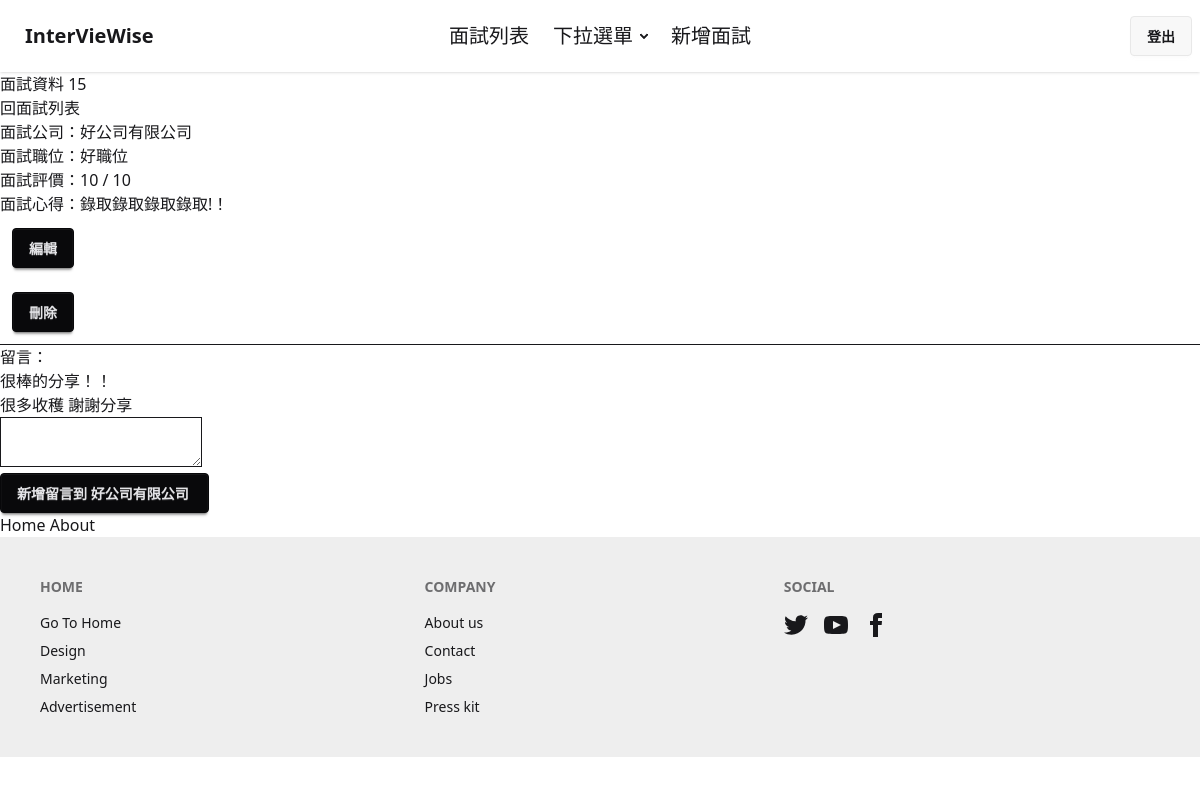
Screenshot of /interviews/15 (signed in) with the database file from the repository.
### interviews/models.py (models this page shows)
class Interview(models.Model):   # 新增一個類別 Interview  ， 繼承了 models.Model 這個類別
    company_name =  models.CharField(max_length=100,null=False)  # 預設值 就是null=False
    position =  models.CharField(max_length=50)
    interview_date = models.DateField(null=True)  #null = True 代表：  這個非必填
    review = models.TextField()
    rating = models.PositiveSmallIntegerField(default=5)
    result = models.CharField(max_length=50,null=True)
    user = models.ForeignKey(User,on_delete=models.CASCADE)

class Comment(models.Model):
    content = models.TextField()
    interview = models.ForeignKey(Interview,on_delete=models.SET_NULL , null=True)
    created_at = models.DateTimeField(auto_now_add=True)
    user = models.ForeignKey(User,on_delete=models.CASCADE)

### interviews/views.py (the view)
# urls.py: path("<id>",views.show,name="show"),
@login_required
def show(request,id):
    interview = get_object_or_404(Interview,pk=id)
    if request.POST :
        form = InterviewForm(request.POST,instance=interview)
        form.save()
        return  redirect("interviews:show",interview.id)
        company_name = request.POST["company_name"]
        position = request.POST["position"]
        interview_date = request.POST["interview_date"]
        review = request.POST["review"]
        result = request.POST["result"]
        rating = request.POST["rating"]
        interview = get_object_or_404(Interview,pk=id)  # 把 這筆 interview 挑出來，然後：
        interview.company_name = company_name
        interview.position = position
        interview.interview_date =interview_date
        interview.review = review
        interview.result = result
        interview.rating = rating
        interview.save()
        return  redirect("interviews:show",interview.id)
    else:
        comments = interview.comment_set.all()
        return render(
            request,
            "interviews/show.html",
            {"interview":interview,"comments":comments}
            )

### interviews/templates/interviews/show.html (shortened to what this page needs)
{%  extends "layouts/default.html" %}
{% block 'main' %}
<h1>面試資料 {{   interview.id  }}</h1>
<a href="{% url 'interviews:index' %}"> 回面試列表 </a>
<section>
    <h1>面試公司：{{ interview.company_name}}</h1>
    <h2>面試職位：{{ interview.position}}</h2>
    <h3>面試評價：{{  interview.rating}}  /  10</h3>
    <h4>面試心得：{{ interview.review }} </h4>
</section>
<a href="{% url 'interviews:edit' interview.id %}" class="btn btn-neutral mx-3 my-3">編輯</a>
<form action="{% url 'interviews:delete' interview.id %}" method="post" onsubmit="return confirm('是否確認刪除?')">
    <button class="btn btn-neutral mx-3 my-3">刪除</button>
</form>
<hr />
<h2>留言：</h2>
<ul>
    {% for comment in comments  %}
    <li>
        {{ comment.content }}
    </li>
    {% endfor %}
</ul>
<form action="{% url 'interviews:comment' interview.id %}" method="POST">
    <textarea name="content" id=""></textarea>
    <div>
        <input type="submit" value="新增留言到 {{ interview.company_name }} " class="btn btn-neutral">
    </div>
</form>
{% endblock  %}

### templates/layouts/default.html (shortened to what this page needs)
<!DOCTYPE html>
<html lang="en">
<head>
    <link href="https://cdn.jsdelivr.net/npm/daisyui@5" rel="stylesheet" type="text/css" />
    <script src="https://cdn.jsdelivr.net/npm/@tailwindcss/browser@4"></script>
</head>
<body>
    <header>
        {% include "layouts/navbar.html" %}
    </header>
    <main>
        {% block 'main'%}
        {% endblock %}
    </main>
    <footer>
        <a href="{% url 'pages:home' %}" >Home</a>
        <a href="{% url 'pages:about' %}" >About</a>
        {% include "layouts/footer.html" %}
    </footer>
</body>
</html>

### templates/layouts/navbar.html (shortened to what this page needs)
<div class="navbar bg-base-100 shadow-sm">
    <div class="navbar-start">
      <a href=" {% url 'pages:home' %} "class="btn btn-ghost text-xl">InterVieWise</a>
    </div>
    <div class="navbar-center hidden lg:flex">
      <ul class="menu menu-horizontal px-1 text-xl">
        <li><a href="{% url 'interviews:index'%}">面試列表</a></li>
        <li>
          <details>
            <summary>下拉選單</summary>
          </details>
        </li>
        <li><a href="{% url 'interviews:new'%}">新增面試</a></li>
      </ul>
    </div>
    <div class="navbar-end gap-2">
      {% if user.is_authenticated %}
        <form action="{% url 'users:logout' %}" method="POST">
          <button class="btn">登出</button>
        </form>
      {% else%}
        <a  href="{% url 'users:sign_in' %}" class="btn">登入</a>
        <a href="{% url 'users:sign_up' %}" class="btn">註冊</a>
      {% endif %}
    </div>
  </div>

### templates/layouts/footer.html (shortened to what this page needs)
<footer class="footer sm:footer-horizontal bg-base-300 text-base-content p-10">
    <nav>
      <h6 class="footer-title">Home</h6>
      <a href="{% url 'pages:home' %}" class="link link-hover">Go To Home</a>
      <a class="link link-hover">Design</a>
      <a class="link link-hover">Marketing</a>
      <a class="link link-hover">Advertisement</a>
    </nav>
    <nav>
      <h6 class="footer-title">Company</h6>
      <a class="link link-hover">About us</a>
      <a class="link link-hover">Contact</a>
      <a class="link link-hover">Jobs</a>
      <a class="link link-hover">Press kit</a>
    </nav>
    <nav>
      <h6 class="footer-title">Social</h6>
      <div class="grid grid-flow-col gap-4">
        <a>
        </a>
        <a>
        </a>
        <a>
          <svg
            xmlns="http://www.w3.org/2000/svg"
            width="24"
            height="24"
            viewBox="0 0 24 24"
            class="fill-current">
            <path
              d="M9 8h-3v4h3v12h5v-12h3.642l.358-4h-4v-1.667c0-.955.192-1.333 1.115-1.333h2.885v-5h-3.808c-3.596 0-5.192 1.583-5.192 4.615v3.385z"></path>
          </svg>
        </a>
      </div>
    </nav>
  </footer>

### rows the page displays
Interview: id "15", company_name "好公司有限公司", position "好職位", rating "10", review "錄取錄取錄取錄取!！", company_name "新增留言到 好公司有限公司"
Comment: content "很棒的分享！！"
Comment: content "很多收穫 謝謝分享"
